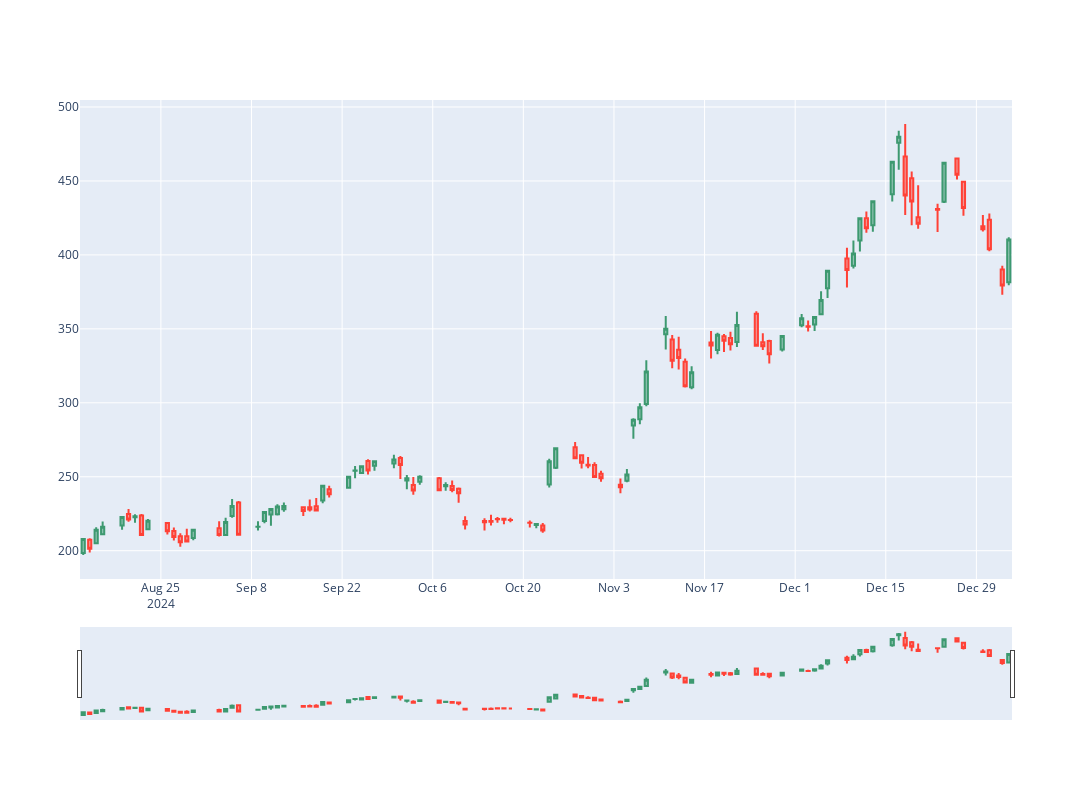

Notebook code cell kept with this figure:
### Code cell
client.plot_candlestick(df3)
